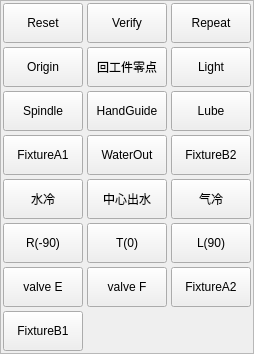
              <widget class="QFrame" name="frame_23">
               <property name="frameShape">
                <enum>QFrame::StyledPanel</enum>
               </property>
               <property name="frameShadow">
                <enum>QFrame::Raised</enum>
               </property>
               <layout class="QGridLayout" name="gridLayout_5">
                <property name="sizeConstraint">
                 <enum>QLayout::SetNoConstraint</enum>
                </property>
                <property name="leftMargin">
                 <number>2</number>
                </property>
                <property name="topMargin">
                 <number>2</number>
                </property>
                <property name="rightMargin">
                 <number>2</number>
                </property>
                <property name="bottomMargin">
                 <number>2</number>
                </property>
                <property name="spacing">
                 <number>4</number>
                </property>
                <item row="2" column="1">
                 <widget class="QPushButton" name="btn_handguide">
                  <property name="enabled">
                   <bool>true</bool>
                  </property>
                  <property name="minimumSize">
                   <size>
                    <width>0</width>
                    <height>40</height>
                   </size>
                  </property>
                  <property name="focusPolicy">
                   <enum>Qt::NoFocus</enum>
                  </property>
                  <property name="text">
                   <string>HandGuide</string>
                  </property>
                  <property name="icon">
                   <iconset resource="source.qrc">
                    <normaloff>:/new/prefix1/images/handwheel.png</normaloff>:/new/prefix1/images/handwheel.png</iconset>
                  </property>
                  <property name="checkable">
                   <bool>true</bool>
                  </property>
                 </widget>
                </item>
                <item row="6" column="0">
                 <widget class="QPushButton" name="btn_cool">
                  <property name="enabled">
                   <bool>true</bool>
                  </property>
                  <property name="minimumSize">
                   <size>
                    <width>0</width>
                    <height>40</height>
                   </size>
                  </property>
                  <property name="focusPolicy">
                   <enum>Qt::NoFocus</enum>
                  </property>
                  <property name="text">
                   <string>水冷</string>
                  </property>
                  <property name="icon">
                   <iconset resource="source.qrc">
                    <normaloff>:/new/prefix1/images/coolant.png</normaloff>:/new/prefix1/images/coolant.png</iconset>
                  </property>
                  <property name="checkable">
                   <bool>true</bool>
                  </property>
                 </widget>
                </item>
                <item row="6" column="1">
                 <widget class="QPushButton" name="btn_centerwater">
                  <property name="minimumSize">
                   <size>
                    <width>0</width>
                    <height>40</height>
                   </size>
                  </property>
                  <property name="focusPolicy">
                   <enum>Qt::NoFocus</enum>
                  </property>
                  <property name="text">
                   <string>中心出水</string>
                  </property>
                  <property name="checkable">
                   <bool>true</bool>
                  </property>
                 </widget>
                </item>
                <item row="8" column="1">
                 <widget class="QPushButton" name="btn_ValveF">
                  <property name="minimumSize">
                   <size>
                    <width>0</width>
                    <height>40</height>
                   </size>
                  </property>
                  <property name="focusPolicy">
                   <enum>Qt::NoFocus</enum>
                  </property>
                  <property name="text">
                   <string>valve F</string>
                  </property>
                  <property name="checkable">
                   <bool>true</bool>
                  </property>
                 </widget>
                </item>
                <item row="8" column="2">
                 <widget class="QPushButton" name="btn_cyclinder_a2">
                  <property name="minimumSize">
                   <size>
                    <width>0</width>
                    <height>40</height>
                   </size>
                  </property>
                  <property name="focusPolicy">
                   <enum>Qt::NoFocus</enum>
                  </property>
                  <property name="text">
                   <string>FixtureA2</string>
                  </property>
                  <property name="checkable">
                   <bool>true</bool>
                  </property>
                 </widget>
                </item>
                <item row="2" column="0">
                 <widget class="QPushButton" name="btn_spindle">
                  <property name="minimumSize">
                   <size>
                    <width>0</width>
                    <height>40</height>
                   </size>
                  </property>
                  <property name="focusPolicy">
                   <enum>Qt::NoFocus</enum>
                  </property>
                  <property name="text">
                   <string>Spindle</string>
                  </property>
                  <property name="icon">
                   <iconset resource="source.qrc">
                    <normaloff>:/new/prefix1/images/spindle.png</normaloff>:/new/prefix1/images/spindle.png</iconset>
                  </property>
                  <property name="checkable">
                   <bool>true</bool>
                  </property>
                 </widget>
                </item>
                <item row="7" column="2">
                 <widget class="QPushButton" name="btn_go_c">
                  <property name="minimumSize">
                   <size>
                    <width>0</width>
                    <height>40</height>
                   </size>
                  </property>
                  <property name="focusPolicy">
                   <enum>Qt::NoFocus</enum>
                  </property>
                  <property name="text">
                   <string>L(90)</string>
                  </property>
                  <property name="icon">
                   <iconset resource="source.qrc">
                    <normaloff>:/new/prefix1/images/edit-undo.png</normaloff>:/new/prefix1/images/edit-undo.png</iconset>
                  </property>
                  <property name="checkable">
                   <bool>true</bool>
                  </property>
                 </widget>
                </item>
                <item row="0" column="2">
                 <widget class="QPushButton" name="btn_repeat">
                  <property name="minimumSize">
                   <size>
                    <width>0</width>
                    <height>40</height>
                   </size>
                  </property>
                  <property name="focusPolicy">
                   <enum>Qt::NoFocus</enum>
                  </property>
                  <property name="text">
                   <string>Repeat</string>
                  </property>
                  <property name="icon">
                   <iconset resource="source.qrc">
                    <normaloff>:/new/prefix1/images/repeat.png</normaloff>:/new/prefix1/images/repeat.png</iconset>
                  </property>
                  <property name="checkable">
                   <bool>true</bool>
                  </property>
                 </widget>
                </item>
                <item row="0" column="0">
                 <widget class="QPushButton" name="btn_reset">
                  <property name="minimumSize">
                   <size>
                    <width>0</width>
                    <height>40</height>
                   </size>
                  </property>
                  <property name="focusPolicy">
                   <enum>Qt::NoFocus</enum>
                  </property>
                  <property name="text">
                   <string>Reset</string>
                  </property>
                  <property name="checkable">
                   <bool>false</bool>
                  </property>
                 </widget>
                </item>
                <item row="0" column="1">
                 <widget class="QPushButton" name="btn_verify">
                  <property name="minimumSize">
                   <size>
                    <width>0</width>
                    <height>40</height>
                   </size>
                  </property>
                  <property name="focusPolicy">
                   <enum>Qt::NoFocus</enum>
                  </property>
                  <property name="text">
                   <string>Verify</string>
                  </property>
                  <property name="icon">
                   <iconset resource="source.qrc">
                    <normaloff>:/new/prefix1/images/check.png</normaloff>:/new/prefix1/images/check.png</iconset>
                  </property>
                 </widget>
                </item>
                <item row="1" column="0">
                 <widget class="QPushButton" name="btn_GO_Origin">
                  <property name="minimumSize">
                   <size>
                    <width>0</width>
                    <height>40</height>
                   </size>
                  </property>
                  <property name="focusPolicy">
                   <enum>Qt::NoFocus</enum>
                  </property>
                  <property name="text">
                   <string>Origin</string>
                  </property>
                  <property name="icon">
                   <iconset resource="source.qrc">
                    <normaloff>:/new/prefix1/images/home.png</normaloff>:/new/prefix1/images/home.png</iconset>
                  </property>
                 </widget>
                </item>
                <item row="8" column="0">
                 <widget class="QPushButton" name="btn_ValveE">
                  <property name="minimumSize">
                   <size>
                    <width>0</width>
                    <height>40</height>
                   </size>
                  </property>
                  <property name="focusPolicy">
                   <enum>Qt::NoFocus</enum>
                  </property>
                  <property name="text">
                   <string>valve E</string>
                  </property>
                  <property name="checkable">
                   <bool>true</bool>
                  </property>
                 </widget>
                </item>
                <item row="7" column="0">
                 <widget class="QPushButton" name="btn_go_a">
                  <property name="minimumSize">
                   <size>
                    <width>0</width>
                    <height>40</height>
                   </size>
                  </property>
                  <property name="focusPolicy">
                   <enum>Qt::NoFocus</enum>
                  </property>
                  <property name="text">
                   <string>R(-90)</string>
                  </property>
                  <property name="icon">
                   <iconset resource="source.qrc">
                    <normaloff>:/new/prefix1/images/edit-redo.png</normaloff>:/new/prefix1/images/edit-redo.png</iconset>
                  </property>
                  <property name="checkable">
                   <bool>true</bool>
                  </property>
                 </widget>
                </item>
                <item row="7" column="1">
                 <widget class="QPushButton" name="btn_go_b">
                  <property name="minimumSize">
                   <size>
                    <width>0</width>
                    <height>40</height>
                   </size>
                  </property>
                  <property name="focusPolicy">
                   <enum>Qt::NoFocus</enum>
                  </property>
                  <property name="text">
                   <string>T(0)</string>
                  </property>
                  <property name="icon">
                   <iconset resource="source.qrc">
                    <normaloff>:/new/prefix1/images/turnB.png</normaloff>:/new/prefix1/images/turnB.png</iconset>
                  </property>
                  <property name="checkable">
                   <bool>true</bool>
                  </property>
                 </widget>
                </item>
                <item row="4" column="0">
                 <widget class="QPushButton" name="btn_cyclinder_a1">
                  <property name="minimumSize">
                   <size>
                    <width>0</width>
                    <height>40</height>
                   </size>
                  </property>
                  <property name="focusPolicy">
                   <enum>Qt::NoFocus</enum>
                  </property>
                  <property name="text">
                   <string>FixtureA1</string>
                  </property>
                  <property name="checkable">
                   <bool>true</bool>
                  </property>
                  <property name="checked">
                   <bool>false</bool>
                  </property>
                 </widget>
                </item>
                <item row="1" column="2">
                 <widget class="QPushButton" name="btn_light">
                  <property name="minimumSize">
                   <size>
                    <width>0</width>
                    <height>40</height>
                   </size>
                  </property>
                  <property name="focusPolicy">
                   <enum>Qt::NoFocus</enum>
                  </property>
                  <property name="text">
                   <string>Light</string>
                  </property>
                  <property name="icon">
                   <iconset resource="source.qrc">
                    <normaloff>:/new/prefix1/images/light.png</normaloff>:/new/prefix1/images/light.png</iconset>
                  </property>
                  <property name="checkable">
                   <bool>true</bool>
                  </property>
                 </widget>
                </item>
                <item row="4" column="2">
                 <widget class="QPushButton" name="btn_cyclinder_b2">
                  <property name="minimumSize">
                   <size>
                    <width>0</width>
                    <height>40</height>
                   </size>
                  </property>
                  <property name="focusPolicy">
                   <enum>Qt::NoFocus</enum>
                  </property>
                  <property name="text">
                   <string>FixtureB2</string>
                  </property>
                  <property name="checkable">
                   <bool>true</bool>
                  </property>
                 </widget>
                </item>
                <item row="4" column="1">
                 <widget class="QPushButton" name="btn_waterout">
                  <property name="minimumSize">
                   <size>
                    <width>0</width>
                    <height>40</height>
                   </size>
                  </property>
                  <property name="focusPolicy">
                   <enum>Qt::NoFocus</enum>
                  </property>
                  <property name="text">
                   <string>WaterOut</string>
                  </property>
                  <property name="checkable">
                   <bool>true</bool>
                  </property>
                 </widget>
                </item>
                <item row="9" column="0">
                 <widget class="QPushButton" name="btn_cyclinder_b1">
                  <property name="minimumSize">
                   <size>
                    <width>0</width>
                    <height>40</height>
                   </size>
                  </property>
                  <property name="focusPolicy">
                   <enum>Qt::NoFocus</enum>
                  </property>
                  <property name="text">
                   <string>FixtureB1</string>
                  </property>
                  <property name="checkable">
                   <bool>true</bool>
                  </property>
                 </widget>
                </item>
                <item row="6" column="2">
                 <widget class="QPushButton" name="btn_cool2">
                  <property name="minimumSize">
                   <size>
                    <width>0</width>
                    <height>40</height>
                   </size>
                  </property>
                  <property name="focusPolicy">
                   <enum>Qt::NoFocus</enum>
                  </property>
                  <property name="text">
                   <string>气冷</string>
                  </property>
                  <property name="icon">
                   <iconset resource="source.qrc">
                    <normaloff>:/new/prefix1/images/coolant.png</normaloff>:/new/prefix1/images/coolant.png</iconset>
                  </property>
                  <property name="checkable">
                   <bool>true</bool>
                  </property>
                 </widget>
                </item>
                <item row="2" column="2">
                 <widget class="QPushButton" name="btn_lube">
                  <property name="minimumSize">
                   <size>
                    <width>0</width>
                    <height>40</height>
                   </size>
                  </property>
                  <property name="focusPolicy">
                   <enum>Qt::NoFocus</enum>
                  </property>
                  <property name="text">
                   <string>Lube</string>
                  </property>
                  <property name="icon">
                   <iconset resource="source.qrc">
                    <normaloff>:/new/prefix1/images/lube.png</normaloff>:/new/prefix1/images/lube.png</iconset>
                  </property>
                  <property name="checkable">
                   <bool>true</bool>
                  </property>
                 </widget>
                </item>
                <item row="1" column="1">
                 <widget class="QPushButton" name="btn_goZero">
                  <property name="minimumSize">
                   <size>
                    <width>0</width>
                    <height>40</height>
                   </size>
                  </property>
                  <property name="text">
                   <string>回工件零点</string>
                  </property>
                 </widget>
                </item>
               </layout>
              </widget>
